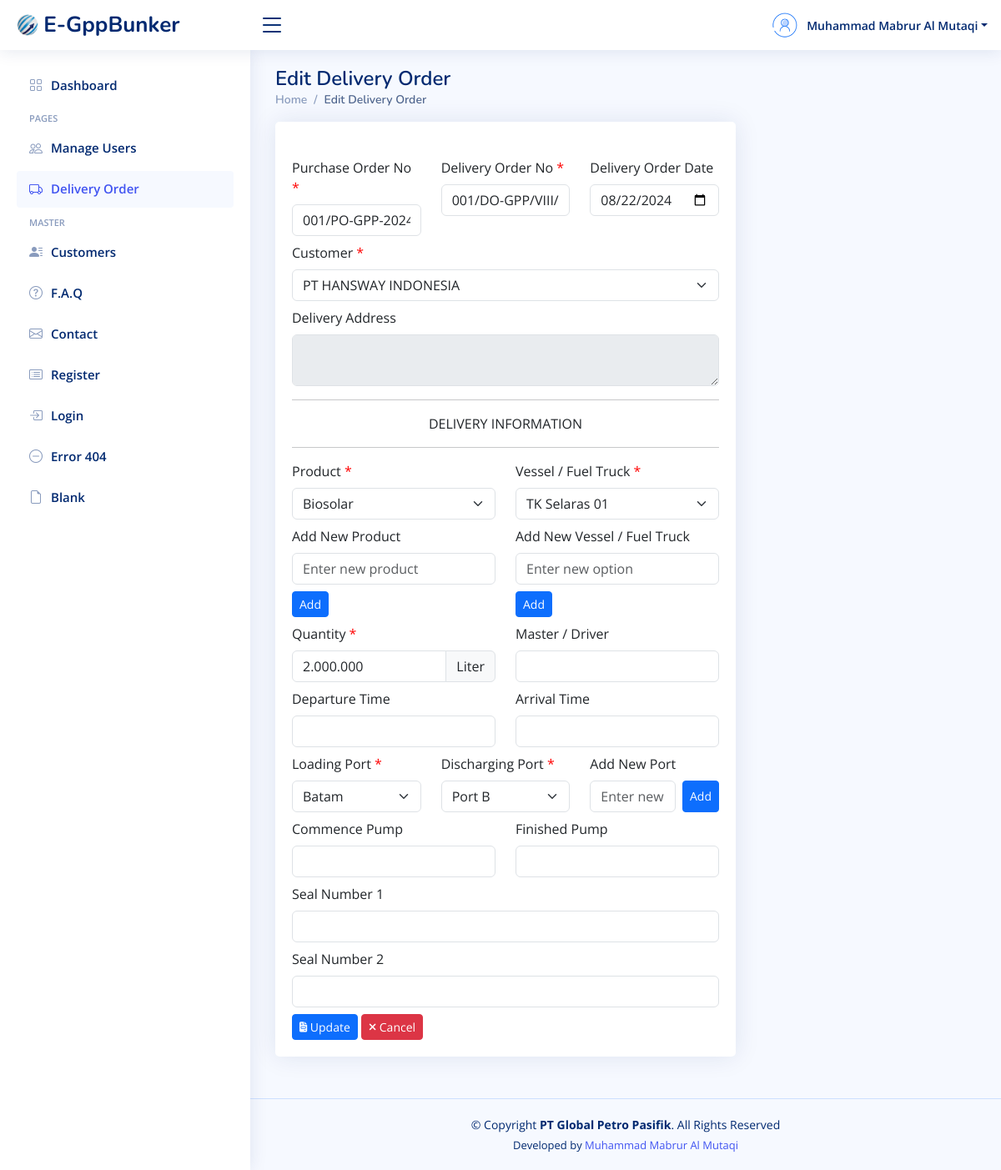
Page /edit-delivery.php?id_do=6 (signed in) on the earlier database version.
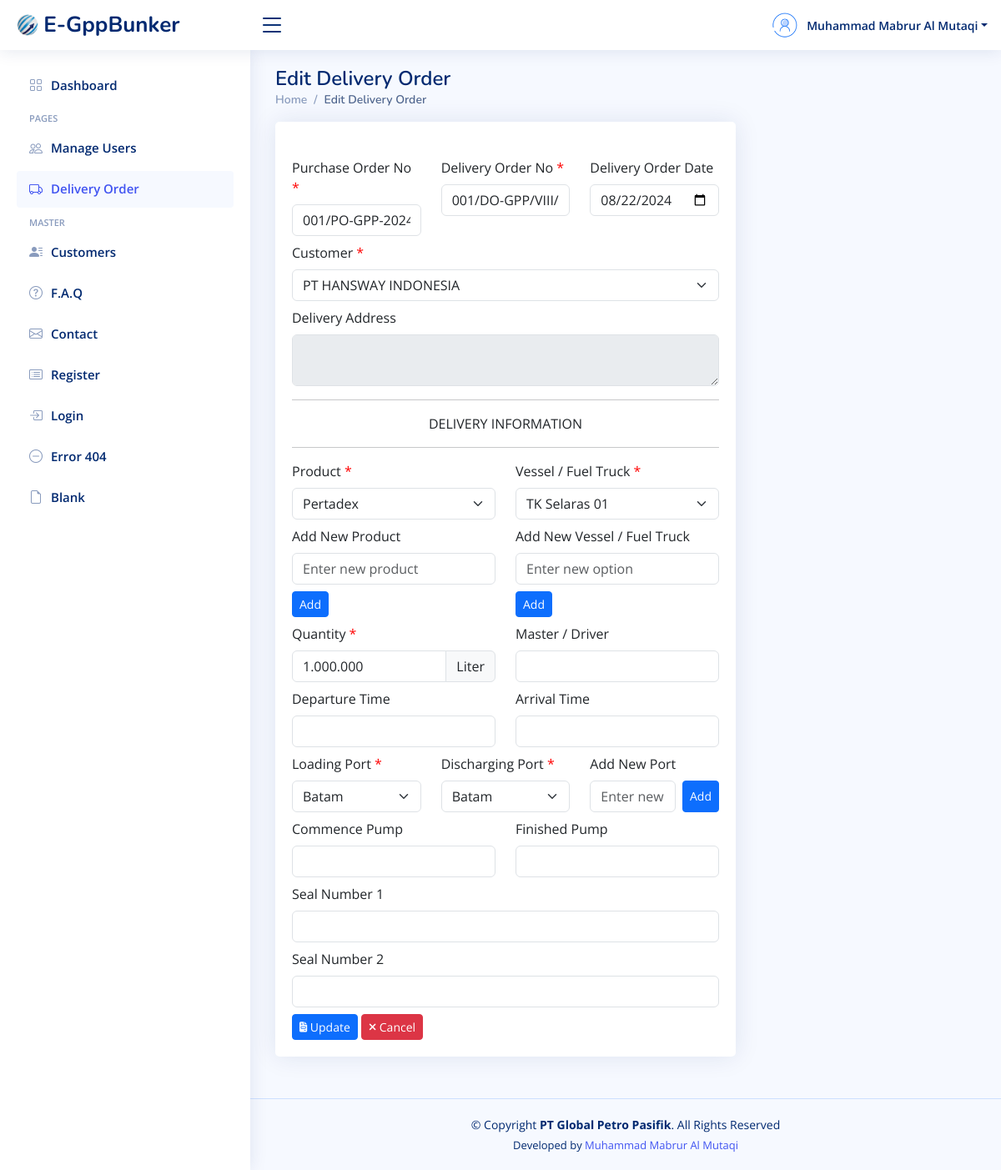
Same page on the later database version.
### tables this page shows
CREATE TABLE `delivery_order` (
  `id_do` int(10) NOT NULL,
  `po_number` varchar(50) DEFAULT NULL,
  `do_number` varchar(50) NOT NULL,
  `do_date` date DEFAULT NULL,
  `customer_id` int(10) NOT NULL,
  `product` varchar(60) NOT NULL,
  `armada` varchar(60) NOT NULL,
  `quantity` bigint(15) NOT NULL,
  `driver` varchar(50) DEFAULT NULL,
  `departure_time` varchar(30) DEFAULT NULL,
  `arrival_time` varchar(30) DEFAULT NULL,
  `loading_port` varchar(50) NOT NULL,
  `discharging_port` varchar(50) NOT NULL,
  `commence_pump` varchar(30) DEFAULT NULL,
  `finished_pump` varchar(30) DEFAULT NULL,
  `seal_number1` varchar(30) DEFAULT NULL,
  `seal_number2` varchar(30) DEFAULT NULL
);

CREATE TABLE `customer` (
  `id_customer` int(10) NOT NULL,
  `customer_name` varchar(60) NOT NULL,
  `address` text NOT NULL
);

### koneksi.php (called while the page is built, shortened)
<?php
$host = "localhost";
$user = "root";
$pass = "78789898";
$db = "egppbunker";
$koneksi = mysqli_connect($host, $user, $pass, $db);
function query($query){
	global $koneksi;
	$result = mysqli_query($koneksi, $query);
	$rows = [];
	while ($row = mysqli_fetch_assoc($result) ) {
		$rows[] = $row;
	}
	return $rows;
}
 ?>

### edit-delivery.php (the view, shortened to what the changed rows need)
<?php
    include "koneksi.php";
    $id_do = mysqli_real_escape_string($koneksi, $_GET['id_do']);
    $customer = query("SELECT * FROM customer");
    $delivery = query("SELECT * FROM delivery_order WHERE id_do=$id_do")[0];
?>
<!DOCTYPE html>
<html lang="en">
<?php
    include "layouts/head-css.php";
?>
<body>
  <main id="main" class="main">
    <div class="pagetitle">
      <h1>Edit Delivery Order</h1>
    </div>
    <section class="section">
      <div class="row">
        <div class="col-lg-8">
            <div class="card">
                <div class="card-body">
                  <form action="" method="post">
                    <div class="row">
                        <div class="col-lg-4 col-md-4 col-sm-12">
                            <div class="mb-2">
                                <label for="po_number" class="form-label">Purchase Order No <span id="x">*</span></label>
                                <input type="text" class="form-control" name="po_number" id="po_number" value="<?= $delivery['po_number']?>" required>
                            </div>
                        </div>
                        <div class="col-lg-4 col-md-4 col-sm-12">
                            <div class="mb-2">
                                <label for="do_number" class="form-label">Delivery Order No <span id="x">*</span></label>
                                <input type="text" class="form-control" name="do_number" id="do_number" value="<?= $delivery['do_number']?>" required readonly>
                            </div>
                        </div>
                        <div class="col-lg-4 col-md-4 col-sm-12">
                            <div class="mb-2">
                                <label for="do_date" class="form-label">Delivery Order Date </label>
                                <input type="date" class="form-control" name="do_date" id="do_date" value="<?= $delivery['do_date']?>">
                            </div>
                        </div>
                    </div>
                    <div class="mb-2">
                        <label for="customer_id" class="form-label">Customer <span id="x">*</span></label>
                        <select name="customer_id" id="customer_id" class="form-select" required>
                            <?php foreach($customer as $row) : ?>
                                <option value="<?= $row['id_customer']?>" <?= ($row['id_customer'] == $delivery['customer_id']) ? 'selected' : '' ?>><?= $row['customer_name']?></option>
                            <?php endforeach;?>
                        </select>
                    </div>
                    <div class="row">
                        <div class="col-lg-6 col-md-6 col-sm-12">
                            <div class="mb-2">
                                <label for="product" class="form-label">Product <span id="x">*</span></label>
                                <select name="product" id="product" class="form-select" required>
                                </select>
                            </div>
                        </div>
                    </div>
                    <div class="row">
                        <div class="col-lg-6 col-md-6 col-sm-12">
                            <div class="mb-2">
                                <div class="input-group mb-2">
                                    <input type="text" name="quantity" id="quantity" class="form-control" aria-label="Quantity" value="<?= number_format($delivery['quantity'], 0, '', '.') ?>" aria-describedby="basic-addon2">
                                    <span class="input-group-text" id="basic-addon2">Liter</span>
                                </div>
                            </div>
                        </div>
                    </div>
                    <div class="row">
                        <div class="col-lg-4 col-md-4 col-sm-12">
                            <div class="mb-2">
                                <label for="discharging_port" class="form-label">Discharging Port <span id="x">*</span></label>
                                <select name="discharging_port" id="discharging_port" class="form-select" required>
                                </select>
                            </div>
                        </div>
                    </div>
                  </form>
                </div>
              </div>
        </div>
      </div>
    </section>
  </main>
</body>
</html>

Differences in the rows shown:
changed delivery_order "PT HANSWAY INDONESIA": quantity "2.000.000" → "1.000.000"
Other differences:
form field product: "Biosolar" → "Pertadex"
form field discharging_port: "Port B" → "Batam"
